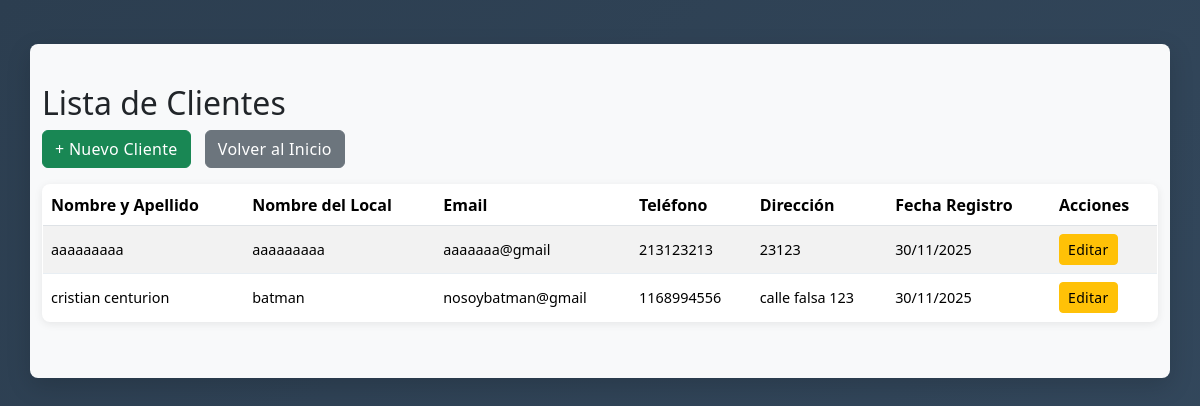
/clientes/, run on the app's committed database.
### stock/models.py (models this page shows, shortened)
class Cliente(models.Model):
    nombre_completo = models.CharField(max_length=200, verbose_name="Nombre y Apellido")
    nombre_local = models.CharField(max_length=200, blank=True, null=True, verbose_name="Nombre del Local")
    email = models.EmailField(unique=True, blank=True, null=True)
    telefono = models.CharField(max_length=20, blank=True, null=True)
    direccion = models.TextField(blank=True, null=True)
    fecha_registro = models.DateTimeField(auto_now_add=True)
    class Meta:
        verbose_name = "Cliente"
        verbose_name_plural = "Clientes"
        ordering = ['nombre_completo']

### stock/views.py (the view)
# urls.py: path('clientes/', views.lista_clientes, name='lista_clientes'),
def lista_clientes(request):
    clientes = Cliente.objects.all()
    return render(request, 'lista_clientes.html', {'clientes': clientes})

### stock/templates/lista_clientes.html (shortened to what this page needs)
{% load static %}
<!DOCTYPE html>
<html lang="es">
<head>
    <link rel="stylesheet" href="{% static 'css/style.css' %}">
    <link rel="stylesheet" href="{% static 'css/bootstrap.min.css' %}">
</head>
<body>
    <div class="container mt-4">
        <h2>Lista de Clientes</h2>
        <div class="mb-3">
            <a href="{% url 'crear_cliente' %}" class="btn btn-success">+ Nuevo Cliente</a>
            <a href="{% url 'home' %}" class="btn btn-secondary">Volver al Inicio</a>
        </div>
        <table class="table table-striped">
            <thead>
                <tr>
                    <th>Nombre y Apellido</th>
                    <th>Nombre del Local</th>
                    <th>Email</th>
                    <th>Teléfono</th>
                    <th>Dirección</th>
                    <th>Fecha Registro</th>
                    <th>Acciones</th>
                </tr>
            </thead>
            <tbody>
                {% for cliente in clientes %}
                <tr>
                    <td>{{ cliente.nombre_completo }}</td>
                    <td>{{ cliente.nombre_local|default:"—" }}</td>
                    <td>{{ cliente.email|default:"—" }}</td>
                    <td>{{ cliente.telefono|default:"—" }}</td>
                    <td>{{ cliente.direccion|default:"—" }}</td>
                    <td>{{ cliente.fecha_registro|date:"d/m/Y" }}</td>
                    <td>
                        <a href="{% url 'editar_cliente' cliente.id %}" class="btn btn-sm btn-warning">Editar</a>
                    </td>
                </tr>
                {% empty %}
                <tr>
                    <td colspan="7" class="text-center">No hay clientes registrados</td>
                </tr>
                {% endfor %}
            </tbody>
        </table>
    </div>
</body>
</html>

### stock/static/css/style.css (style rules this page uses)
* { margin: 0; padding: 0; box-sizing: border-box; }
body { font-family: 'Segoe UI', Roboto, 'Helvetica Neue', Arial, sans-serif; background: linear-gradient(135deg, #2c3e50 0%, #34495e 100%); min-height: 100vh; padding: 20px; color: #2c3e50; }
.container { background: #f8f9fa; border-radius: 8px; box-shadow: 0 8px 24px rgba(0, 0, 0, 0.15); padding: 40px; max-width: 1200px; margin: 0 auto; }
.btn { border-radius: 6px; padding: 11px 24px; font-weight: 600; letter-spacing: 0.3px; transition: all 0.2s ease; border: none; display: inline-flex; align-items: center; gap: 8px; text-decoration: none; font-size: 0.95rem; }
.btn-success { background: #27ae60; color: white; }
.btn-secondary { background: #95a5a6; color: white; }
.btn-sm { padding: 8px 18px; font-size: 0.85rem; }
.mb-3 { margin-bottom: 1rem; }
.mt-4 { margin-top: 1.5rem; }
.btn + .btn { margin-left: 10px; }
.table { border-radius: 8px; overflow: hidden; border: 1px solid #dee2e6; background: white; margin-bottom: 0; box-shadow: 0 2px 8px rgba(0, 0, 0, 0.08); }
.table-striped tbody tr { transition: background-color 0.2s ease; }
.table-striped tbody tr:nth-of-type(odd) { background-color: #f1f3f5; }
.table td { padding: 14px 16px; vertical-align: middle; border-color: #e8eef3; font-size: 0.9rem; }

### data on the page
Cliente: nombre_completo "aaaaaaaaa", nombre_local "aaaaaaaaa", email "aaaaaaa@gmail", telefono "213123213", direccion "23123", fecha_registro "30/11/2025"
Cliente: nombre_completo "cristian centurion", nombre_local "batman", email "nosoybatman@gmail", telefono "1168994556", direccion "calle falsa 123", fecha_registro "30/11/2025"
